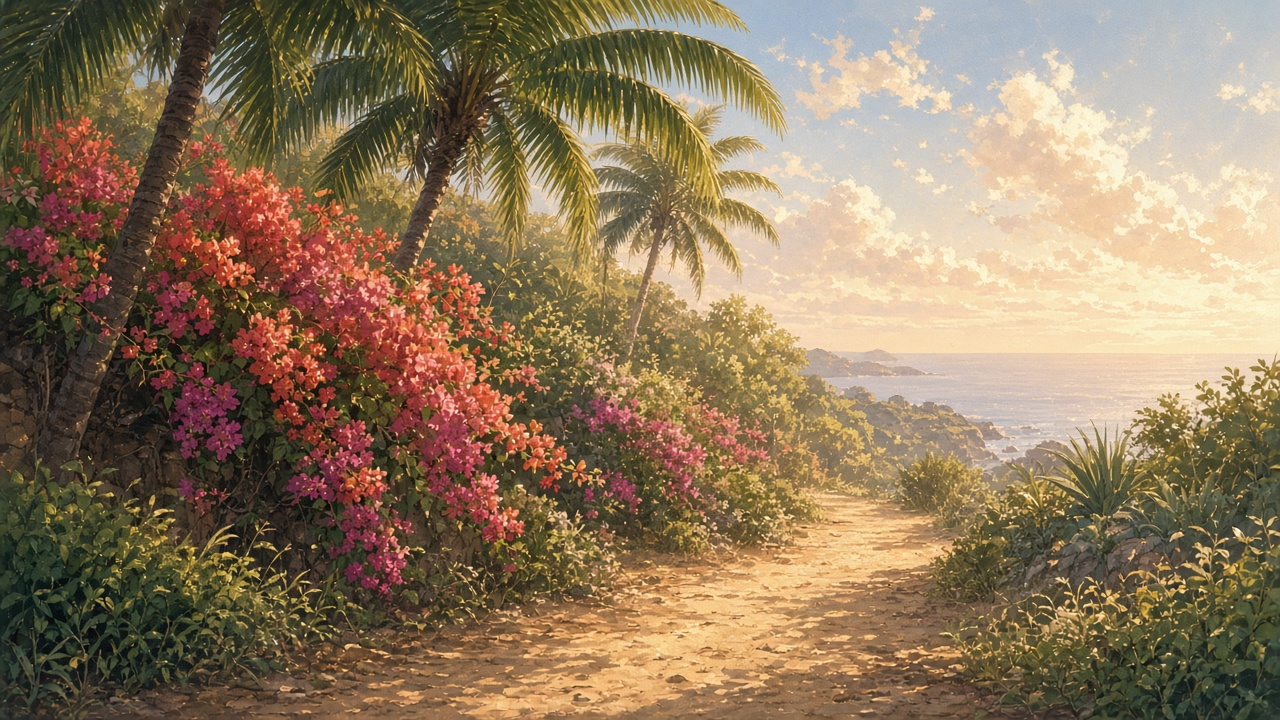
#> input picture .impeccable/mocks/teacher-home/backgrounds/nature.jpg, 1280 x 720 px
$ python render_fields.py
#> lines starting #> are read from the running program, lines starting #| are printed output that depends on the picture
# Renders the authored backdrops for the glass tests at 2x (2880 x 3200).
# Usage: python3 -I render_fields.py   -> ../backgrounds/soie.jpg, dunes.jpg, jardin-base.txt
import os, sys
import numpy as np
from PIL import Image

HERE = os.path.dirname(os.path.abspath(__file__))
OUT = os.path.join(HERE, "..", "backgrounds")
W, H = 2880, 3200
rng = np.random.default_rng(7)

def palette(t, stops):
    """Map t in [0,1] through (pos, (r,g,b)) stops."""
    t = np.clip(t, 0, 1)
    out = np.zeros(t.shape + (3,))
    for (p0, c0), (p1, c1) in zip(stops, stops[1:]):
        m = (t >= p0) & (t <= p1)
        k = ((t - p0) / (p1 - p0))[m][:, None]
        out[m] = np.array(c0) * (1 - k) + np.array(c1) * k
    return out

def shade(h, light, scale):
    gy, gx = np.gradient(h)
    n = np.dstack([-gx * scale, -gy * scale, np.ones_like(h)])
    n /= np.linalg.norm(n, axis=2, keepdims=True)
    l = np.array(light, float); l /= np.linalg.norm(l)
    diff = np.clip((n * l).sum(2), 0, 1)
    half = (l + np.array([0, 0, 1.0])); half /= np.linalg.norm(half)
    spec = np.clip((n * half).sum(2), 0, 1) ** 40
    return diff, spec

def grain(img, amount):
    g = rng.normal(0, amount, img.shape[:2])[..., None]
    return img + g

def save(img, name):
#> called with name = 'soie.jpg'
    Image.fromarray(np.clip(img, 0, 255).astype(np.uint8)).save(os.path.join(OUT, name), quality=88, optimize=True, progressive=True)
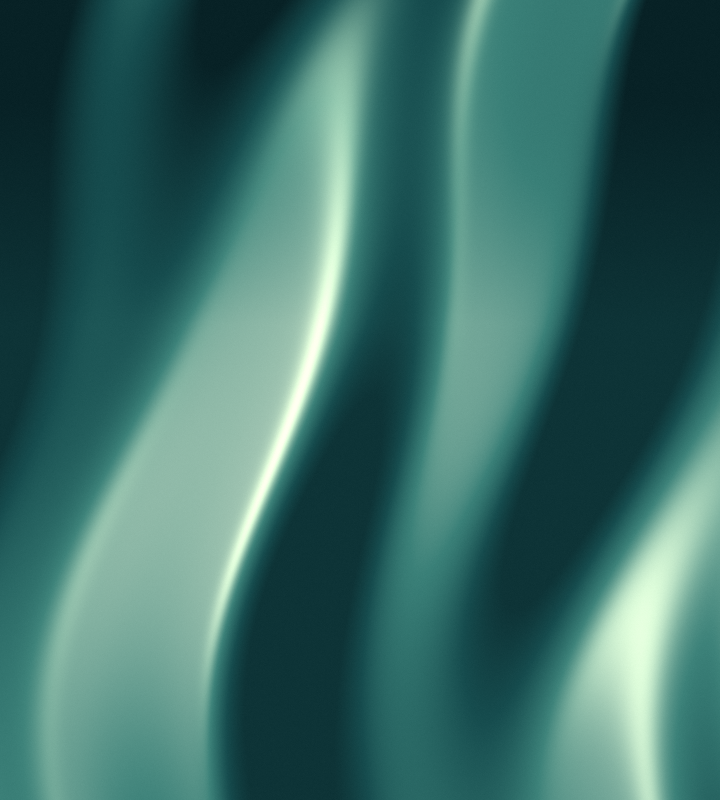
#> saved as soie.jpg: PIL image 2880x3200 RGB (shown at 1/4 size); mean R, G, B 58.6, 108.6, 103.2

y, x = np.mgrid[0:H, 0:W].astype(np.float32)
u, v = x / W, y / W  # same unit on both axes

# Soie: long diagonal folds with a slow warp, one teal family, warm specular.
wu = u + 0.09 * np.sin(2.4 * v + 0.7) + 0.04 * np.sin(6.1 * v + 2.0)
wv = v + 0.07 * np.sin(2.3 * u + 1.9)
h = (0.50 * np.sin(8.4 * wu + 4.6 * wv) + 0.32 * np.sin(13.1 * wu + 2.2 * wv + 1.4)
     + 0.18 * np.sin(21.0 * wu + 6.5 * wv + 0.3))
diff, spec = shade(h, (-0.55, -0.75, 0.6), 520)
t = 0.15 + 0.75 * diff
t -= 0.22 * np.clip(1 - v / 0.45, 0, 1)  # darker at the top: white greeting stays AA
img = palette(t, [(0, (8, 34, 38)), (.35, (22, 76, 78)), (.62, (58, 128, 120)), (.85, (150, 190, 172)), (1, (214, 226, 210))])
img += spec[..., None] * np.array([240, 196, 150]) * 0.55
save(grain(img, 3.2), "soie.jpg")

# Dunes: desert from above, ridges with sharp crests, raking light from the left.
du = u + 0.11 * np.sin(2.7 * v + 0.4) + 0.04 * np.sin(7.9 * v + 1.3)
dv = v + 0.08 * np.sin(2.1 * u + 1.1)
ridge = lambda f, a, ph: 1 - np.abs(np.sin(f * (du * 0.6 + dv) + a * np.sin(2.2 * du) + ph))
h = 0.62 * ridge(5.2, 1.6, 0) ** 2.2 + 0.28 * ridge(8.9, 1.1, 1.7) ** 1.8 + 0.10 * ridge(23.0, 0.7, 0.9)
diff, _ = shade(h, (-0.9, -0.25, 0.5), 260)
t = 0.22 + 0.74 * diff
t -= 0.25 * np.clip(1 - v / 0.4, 0, 1)
img = palette(t, [(0, (70, 40, 34)), (.3, (136, 76, 52)), (.55, (190, 118, 76)), (.8, (232, 182, 132)), (1, (248, 224, 190))])
save(grain(img, 3.0), "dunes.jpg")
#> call 2 of save, with name = 'dunes.jpg'
#> in save (call 2), `Image.fromarray(np.clip(img, 0, 255).astype(np.uint8)).save(os.path.jo..`:
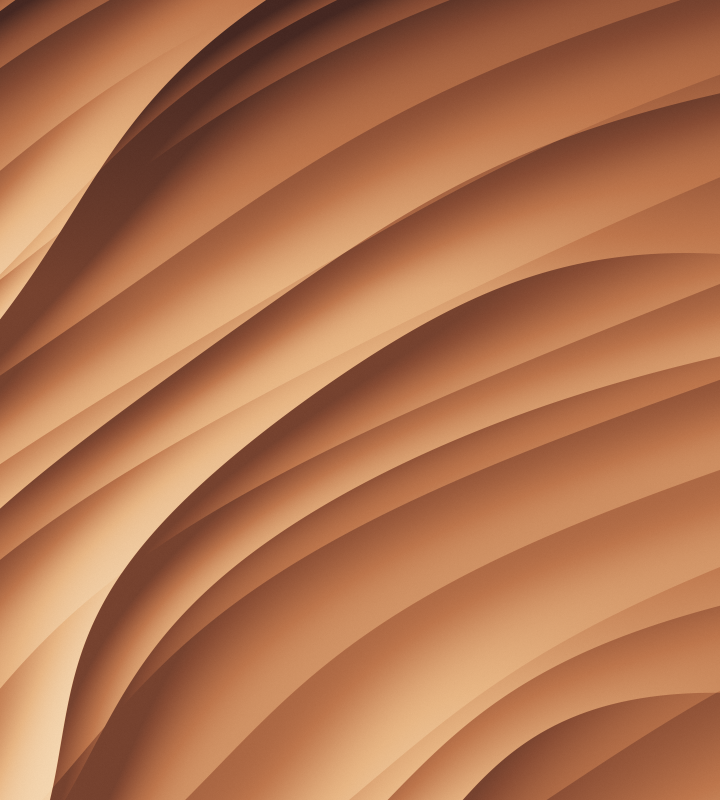
#> saved as dunes.jpg: PIL image 2880x3200 RGB (shown at 1/4 size); mean R, G, B 177.9, 116.2, 79.4

# Jardin: report the tone of the painting's bottom rows, used to continue the page below it.
j = np.asarray(Image.open(os.path.join(OUT, "nature.jpg")).convert("RGB"), float)
base = j[-40:].reshape(-1, 3).mean(0)
#> base = [115.3, 92.37, 66.19]
deep = base * 0.62
#> deep = [71.47, 57.27, 41.04]
open(os.path.join(OUT, "jardin-base.txt"), "w").write("#%02x%02x%02x #%02x%02x%02x\n" % (*base.astype(int), *deep.astype(int)))
print("ok", "jardin base", base.astype(int), "deep", deep.astype(int))
#| ok jardin base [115  92  66] deep [71 57 41]
